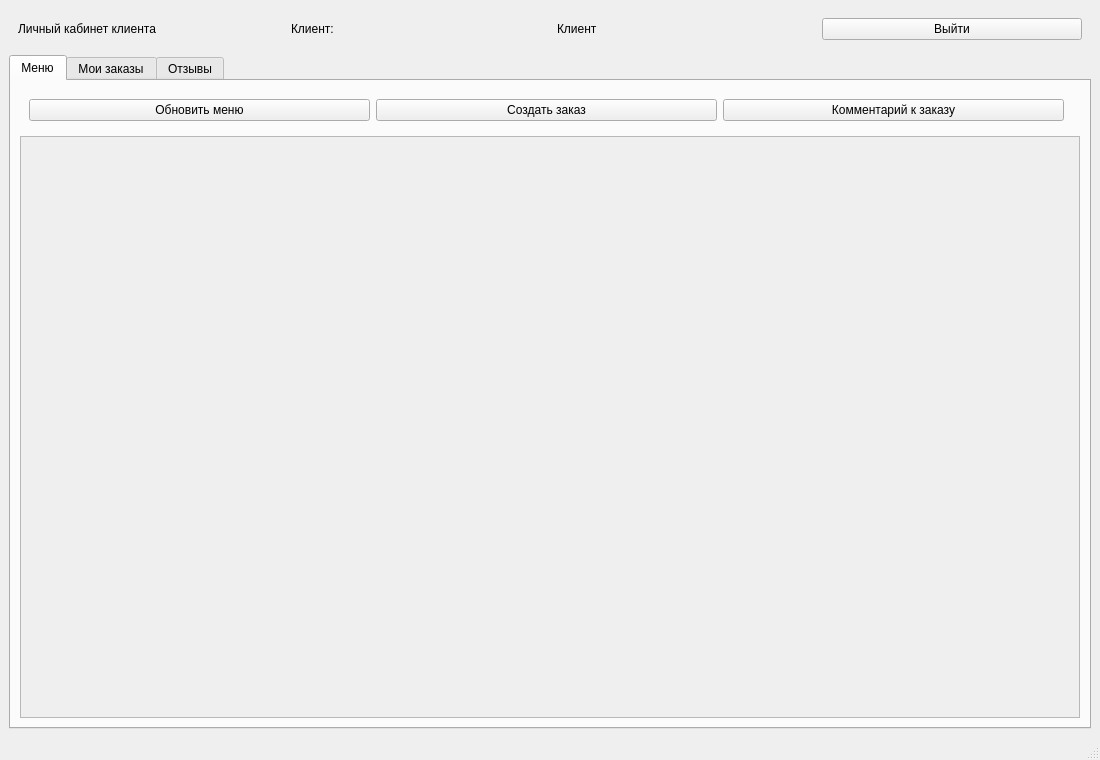
<?xml version="1.0" encoding="UTF-8"?>
<ui version="4.0">
 <class>ClientWindow</class>
 <widget class="QMainWindow" name="ClientWindow">
  <property name="geometry"><rect><x>0</x><y>0</y><width>1100</width><height>760</height></rect></property>
  <property name="windowTitle"><string>Пиццерия — Клиент</string></property>
  <widget class="QWidget" name="centralwidget">
   <layout class="QVBoxLayout" name="verticalLayoutMain">
    <item>
     <widget class="QWidget" name="frameTop">
      <layout class="QHBoxLayout" name="horizontalLayoutTop">
       <item><widget class="QLabel" name="labelWindowTitle"><property name="text"><string>Личный кабинет клиента</string></property></widget></item>
       <item><spacer name="sp1"><property name="orientation"><enum>Qt::Horizontal</enum></property></spacer></item>
       <item><widget class="QLabel" name="labelUserCaption"><property name="text"><string>Клиент:</string></property></widget></item>
       <item><widget class="QLabel" name="labelCurrentUser"><property name="text"><string>Клиент</string></property></widget></item>
       <item><widget class="QPushButton" name="pushButtonLogout"><property name="text"><string>Выйти</string></property></widget></item>
      </layout>
     </widget>
    </item>
    <item>
     <widget class="QTabWidget" name="tabWidgetMain">
      <widget class="QWidget" name="tabCatalog">
       <attribute name="title"><string>Меню</string></attribute>
       <layout class="QVBoxLayout" name="verticalLayoutCatalog">
        <item>
         <widget class="QWidget" name="frameCatalogButtons">
          <layout class="QHBoxLayout" name="horizontalLayoutCatalogButtons">
           <item><widget class="QPushButton" name="pushButtonRefreshMenu"><property name="text"><string>Обновить меню</string></property></widget></item>
           <item><widget class="QPushButton" name="pushButtonCreateOrder"><property name="text"><string>Создать заказ</string></property></widget></item>
           <item><widget class="QPushButton" name="pushButtonAddComment"><property name="text"><string>Комментарий к заказу</string></property></widget></item>
           <item><spacer name="sp2"><property name="orientation"><enum>Qt::Horizontal</enum></property></spacer></item>
          </layout>
         </widget>
        </item>
        <item>
         <widget class="QScrollArea" name="scrollAreaCatalog">
          <property name="widgetResizable"><bool>true</bool></property>
          <widget class="QWidget" name="scrollAreaWidgetContentsCatalog"/>
         </widget>
        </item>
       </layout>
      </widget>
      <widget class="QWidget" name="tabOrders">
       <attribute name="title"><string>Мои заказы</string></attribute>
       <layout class="QVBoxLayout" name="verticalLayoutOrders">
        <item>
         <widget class="QWidget" name="frameOrdersTop">
          <layout class="QHBoxLayout" name="horizontalLayoutOrdersTop">
           <item><widget class="QLabel" name="labelOrdersStatus"><property name="text"><string>Статус:</string></property></widget></item>
           <item><widget class="QComboBox" name="comboBoxOrderStatusFilter"/></item>
           <item><widget class="QPushButton" name="pushButtonRefreshOrders"><property name="text"><string>Обновить</string></property></widget></item>
           <item><widget class="QPushButton" name="pushButtonDeleteOrder"><property name="text"><string>Удалить заказ</string></property></widget></item>
           <item><spacer name="sp3"><property name="orientation"><enum>Qt::Horizontal</enum></property></spacer></item>
           <item><widget class="QLabel" name="labelDeleteHint"><property name="text"><string>Удаление только для нового заказа</string></property></widget></item>
          </layout>
         </widget>
        </item>
        <item><widget class="QTableWidget" name="tableWidgetOrders"/></item>
       </layout>
      </widget>
      <widget class="QWidget" name="tabReviews">
       <attribute name="title"><string>Отзывы</string></attribute>
       <layout class="QVBoxLayout" name="verticalLayoutReviews">
        <item>
         <widget class="QWidget" name="frameReviewActions">
          <layout class="QHBoxLayout" name="horizontalLayoutReviewActions">
           <item><widget class="QPushButton" name="pushButtonNewReview"><property name="text"><string>Оставить отзыв</string></property></widget></item>
           <item><widget class="QPushButton" name="pushButtonAskQuestion"><property name="text"><string>Задать вопрос</string></property></widget></item>
           <item><widget class="QPushButton" name="pushButtonRefreshReviews"><property name="text"><string>Обновить</string></property></widget></item>
           <item><spacer name="sp4"><property name="orientation"><enum>Qt::Horizontal</enum></property></spacer></item>
          </layout>
         </widget>
        </item>
        <item><widget class="QTableWidget" name="tableWidgetReviews"/></item>
        <item><widget class="QPlainTextEdit" name="plainTextEditQuestionPreview"/></item>
       </layout>
      </widget>
     </widget>
    </item>
   </layout>
  </widget>
  <widget class="QMenuBar" name="menubar"/>
  <widget class="QStatusBar" name="statusbar"/>
 </widget>
 <resources/>
 <connections/>
</ui>
